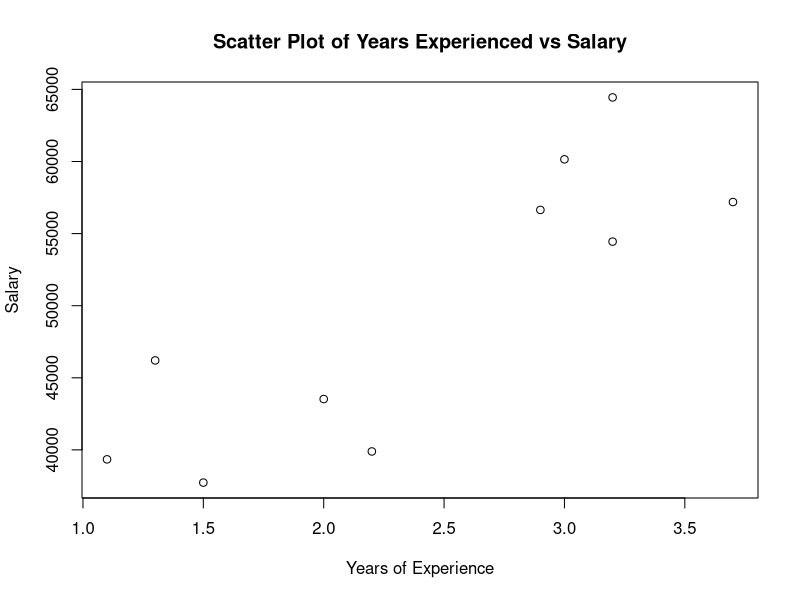
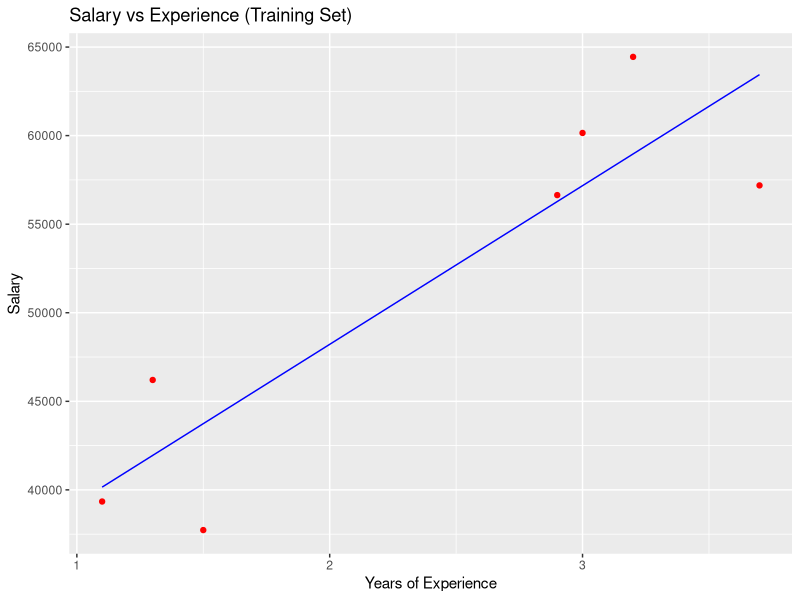
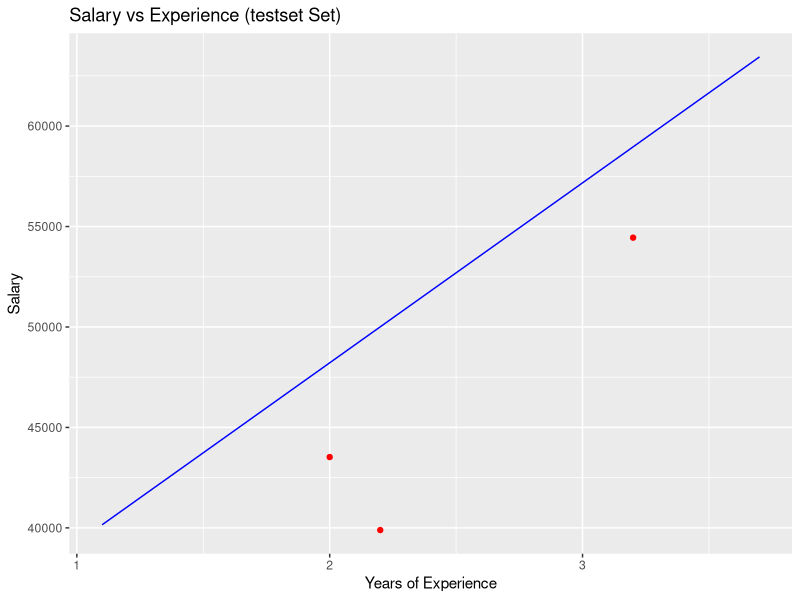

R code for these plots, in order:
library(ggplot2)
library(caTools)

# sample data
d <- data.frame(
  exp = c(1.1, 1.3, 1.5, 2.0, 2.2, 2.9, 3.0, 3.2, 3.2, 3.7),
  sal = c(39343.00, 46205.00, 37731.00, 43525.00, 39891.00, 56642.00, 60150.00, 54445.00, 64445.00, 57189.00)
)

# scatter plot
plot(d$exp, d$sal, 
     xlab = "Years of Experience", 
     ylab = "Salary", 
     main = "Scatter Plot of Years Experienced vs Salary")

# Split data into training and test sets
set.seed(123)
split <- sample.split(d$sal, SplitRatio = 0.7)
trainingset <- subset(d, split == TRUE)
testset <- subset(d, split == FALSE)

# Fit simple linear regression
result <- lm(formula = sal ~ exp, data = trainingset)
summary(result)

# Predict on test set
ypred <- predict(result, newdata = testset)
print(ypred)

# Plot training set results
ggplot() +
  geom_point(aes(x = trainingset$exp, y = trainingset$sal), colour = "red") +
  geom_line(aes(x = trainingset$exp, y = predict(result, newdata = trainingset)), colour = "blue") +
  ggtitle("Salary vs Experience (Training Set)") +
  xlab("Years of Experience") +
  ylab("Salary")

# Plot testset set results
ggplot() +
  geom_point(aes(x = testset$exp, y = testset$sal), colour = "red") +
  geom_line(aes(x = trainingset$exp, y = predict(result, newdata = trainingset)), colour = "blue") +
  ggtitle("Salary vs Experience (testset Set)") +
  xlab("Years of Experience") +
  ylab("Salary")
